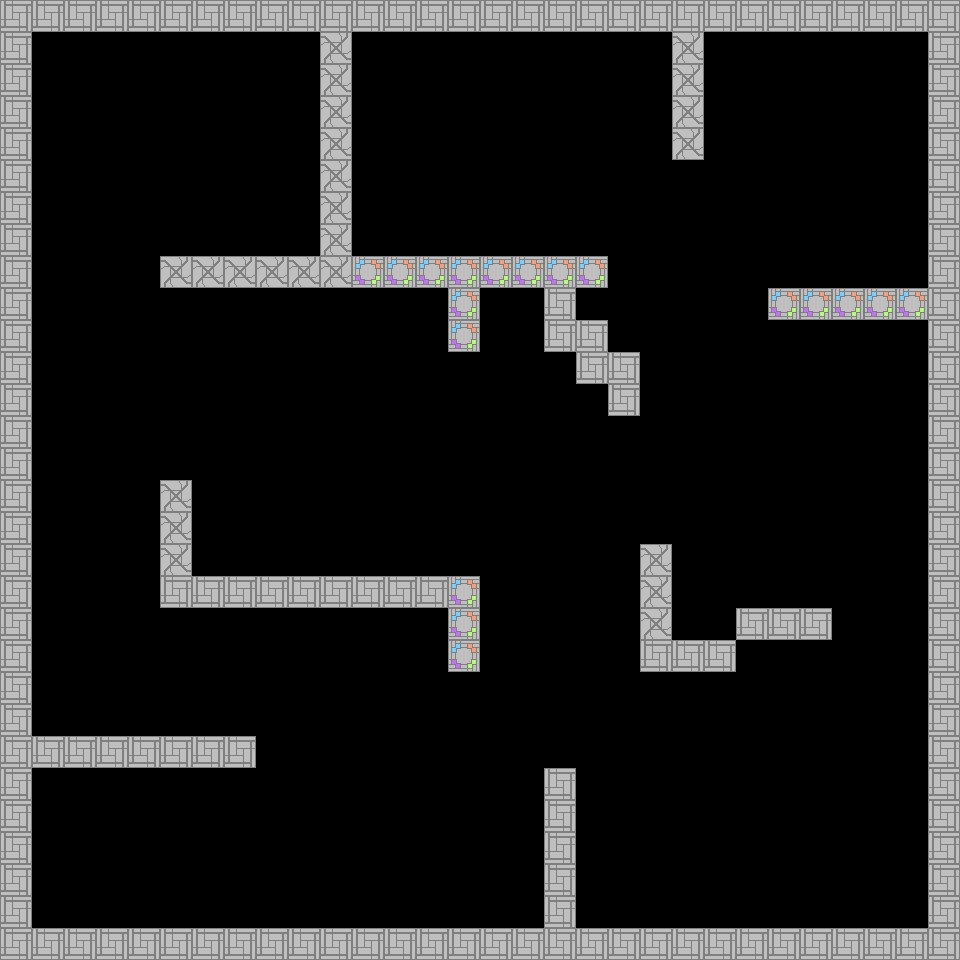

Below is a game level as drawn by its tile map, then a one-line description and the .tmx that defines it (tile-layer data replaced by summaries):
An orthogonal 30x30 tile map with 32x32 px tiles, 1 tile layer (Tile Layer 1).

<map version="1.0" orientation="orthogonal" renderorder="right-down" width="30" height="30" tilewidth="32" tileheight="32" nextobjectid="1">
 <tileset firstgid="1" name="testtiles_1x1" tilewidth="32" tileheight="32">
  <image source="../bullet_bounce/assets/tilemaps/tiles/first_tiles_1x1.png" width="800" height="32" />
 </tileset>
 <layer name="Tile Layer 1" width="30" height="30">
  <data>[900 cells, 190 non-empty, 3 distinct tile ids]</data>
 </layer>
</map>